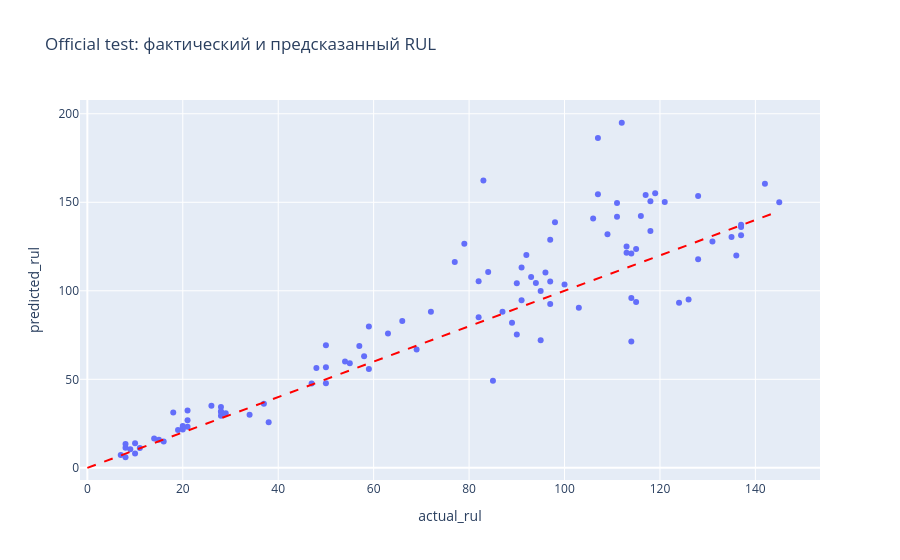

Notebook code for this chart:
### Markdown cell above
## 11. Финальная оценка на официальном CMAPSS test

Официальный test содержит неполные траектории. Поэтому строим признаки по всей наблюдаемой истории каждого test-двигателя, берём его последнюю наблюдаемую строку и сравниваем предсказанный остаточный ресурс с `RUL_FD001.txt`.

### Code cell
official_last = (
    test_features.sort_values(["unit", "cycle"])
    .groupby("unit", as_index=False)
    .tail(1)
    .sort_values("unit")
)
X_official = official_last[model_features]
y_official = official_rul["RUL"].to_numpy()
best_model = search.best_estimator_
official_pred = best_model.predict(X_official)

official_metrics = {
    "mae": float(mean_absolute_error(y_official, official_pred)),
    "rmse": float(np.sqrt(mean_squared_error(y_official, official_pred))),
    "r2": float(r2_score(y_official, official_pred)),
}
print("Official FD001 test metrics:", official_metrics)

prediction_frame = pd.DataFrame({
    "unit": official_last["unit"].to_numpy(), "actual_rul": y_official,
    "predicted_rul": official_pred, "absolute_error": np.abs(y_official - official_pred),
})
display(prediction_frame.sort_values("absolute_error", ascending=False).head(10))

fig = px.scatter(prediction_frame, x="actual_rul", y="predicted_rul", hover_data=["unit"],
                 title="Official test: фактический и предсказанный RUL")
fig.add_shape(type="line", x0=0, y0=0, x1=prediction_frame.actual_rul.max(),
              y1=prediction_frame.actual_rul.max(), line=dict(dash="dash", color="red"))
fig.show()

### Figure 1 — Plotly figure (JSON) as saved in the notebook; plotly's stock layout.template omitted (floating-point values rounded to 4 significant figures)
{"data": [{"customdata": [[1], [2], [3], [4], [5], [6], [7], [8], [9], [10], [11], [12], [13], [14], [15], [16], [17], [18], [19], [20], [21], [22], [23], [24], [25], [26], [27], [28], [29], [30], [31], [32], [33], [34], [35], [36], [37], [38], [39], [40], [41], [42], [43], [44], [45], [46], [47], [48], [49], [50], [51], [52], [53], [54], [55], [56], [57], [58], [59], [60], [61], [62], [63], [64], [65], [66], [67], [68], [69], [70], [71], [72], [73], [74], [75], [76], [77], [78], [79], [80], [81], [82], [83], [84], [85], [86], [87], [88], [89], [90], [91], [92], [93], [94], [95], [96], [97], [98], [99], [100]], "hovertemplate": "actual_rul=%{x}<br>predicted_rul=%{y}<br>unit=%{customdata[0]}<extra></extra>", "legendgroup": "", "marker": {"color": "#636efa", "symbol": "circle"}, "mode": "markers", "name": "", "orientation": "v", "showlegend": false, "type": "scatter", "x": [112, 98, 69, 82, 91, 93, 91, 95, 111, 96, 97, 124, 95, 107, 83, 84, 50, 28, 87, 16, 57, 111, 113, 20, 145, 119, 66, 97, 90, 115, 8, 48, 106, 7, 11, 19, 21, 50, 142, 28, 18, 10, 59, 109, 114, 47, 135, 92, 21, 79, 114, 29, 26, 97, 137, 15, 103, 37, 114, 100, 21, 54, 72, 28, 128, 14, 77, 8, 121, 94, 118, 50, 131, 126, 113, 10, 34, 107, 63, 90, 8, 9, 137, 58, 118, 89, 116, 115, 136, 28, 38, 20, 85, 55, 128, 137, 82, 59, 117, 20], "xaxis": "x", "y": [194.9, 138.8, 66.81, 85.08, 94.7, 107.7, 113.2, 72.13, 141.8, 110.3, 92.55, 93.27, 99.92, 154.5, 162.3, 110.7, 56.79, 34.42, 88.24, 14.89, 68.79, 149.6, 125.1, 23.59, 150.1, 155.1, 82.98, 105.2, 104.2, 93.74, 11.29, 56.42, 140.8, 7.201, 11.23, 21.33, 32.39, 47.73, 160.5, 31.76, 31.29, 13.87, 55.81, 131.9, 71.4, 47.59, 130.4, 120.2, 23.2, 126.5, 95.91, 30.87, 35.07, 128.8, 131.3, 15.84, 90.41, 36.16, 121.1, 103.6, 26.84, 60.05, 88.22, 31.62, 153.5, 16.62, 116.2, 13.46, 150.2, 104.4, 133.7, 69.27, 127.8, 95.1, 121.5, 8.163, 30.02, 186.3, 75.93, 75.33, 5.981, 10.56, 136.0, 63.07, 150.6, 82.01, 142.3, 123.6, 120.0, 29.39, 25.76, 21.62, 49.14, 59.14, 117.9, 137.3, 105.5, 79.83, 154.1, 22.76], "yaxis": "y"}], "layout": {"legend": {"tracegroupgap": 0}, "shapes": [{"line": {"color": "red", "dash": "dash"}, "type": "line", "x0": 0, "x1": 145, "y0": 0, "y1": 145}], "title": {"text": "Official test: фактический и предсказанный RUL"}, "xaxis": {"anchor": "y", "domain": [0, 1], "title": {"text": "actual_rul"}}, "yaxis": {"anchor": "x", "domain": [0, 1], "title": {"text": "predicted_rul"}}}}
